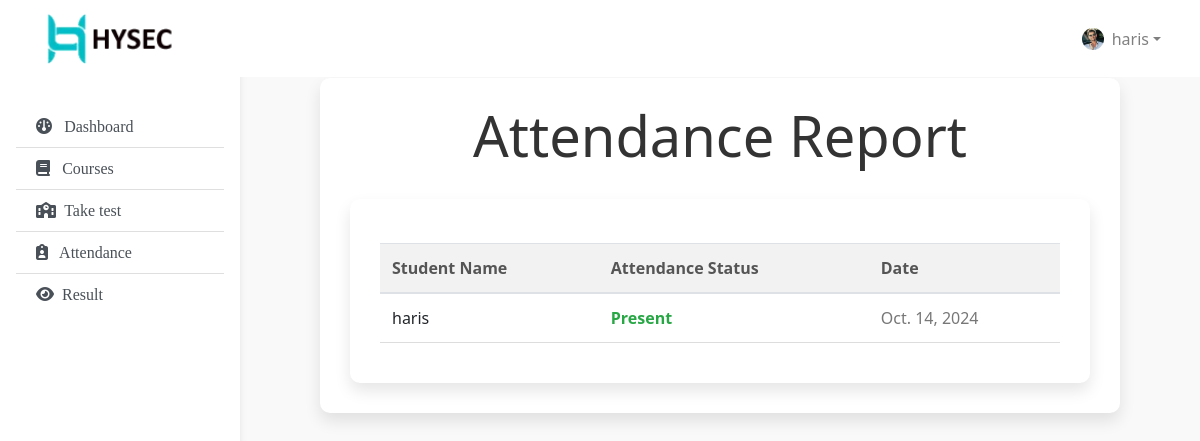
The page /student_attendance/ (signed in) on the database its author committed.
### home/models.py (models this page shows, shortened)
class Studentprofile(models.Model):
    user = models.OneToOneField(User, on_delete=models.CASCADE)
    rollid = models.AutoField(primary_key=True)
    address = models.CharField(max_length=300, null=True)
    gender = models.CharField(max_length=50, choices=g, default="Male")
    course = models.ForeignKey(Course, on_delete=models.SET_NULL, null=True, blank=False)  # Change to SET_NULL
    session = models.ForeignKey(Session, on_delete=models.SET_NULL, null=True)  # Change to SET_NULL
    photo = models.ImageField(null=True)
    date = models.DateField(default=now)
    def __str__(self):
        return str(self.user)

class AttendanceReport(models.Model):
    student = models.ForeignKey(Studentprofile, on_delete=models.CASCADE)
    attendance = models.ForeignKey(Attendance, on_delete=models.CASCADE)
    status = models.BooleanField(default=False)
    date = models.DateField(default=now)

### home/views.py (the view)
# urls.py: path('student_attendance/', studentattendance, {'report_type': 'all'}, name='student_attendance_all'),
def studentattendance(request,report_type = 'all'):
    sp = Studentprofile.objects.all()
    student = request.user.studentprofile
    if report_type == 'present':
        reports = AttendanceReport.objects.filter(student = student,status=True)
    elif report_type == 'absent':
        reports = AttendanceReport.objects.filter(student = student,status=False)
    else:
        reports = AttendanceReport.objects.filter(student=student)
    return render(request,'student_attendance.html',{'reports': reports, 'report_type': report_type,'sp':sp})

### templates/student_attendance.html (shortened to what this page needs)
{% extends "student.html" %}
{% block body %}
<h1 class="display-4">Attendance Report</h1>
<div class="container py-4">
    <table class="table">
        <thead>
          <tr>
            <th>Student Name</th>
            <th>Attendance Status</th>
            <th>Date</th>
          </tr>
        </thead>
        <tbody>
        {% for report in reports %}
          <tr>
            <td>{{ report.student }}</td>
            <td>
              {% if report.status %}
                <span class="present">Present</span>
              {% else %}
                <span class="absent">Absent</span>
              {% endif %}
            </td>
            <td class="date-column">{{ report.date }}</td>
          </tr>
        {% endfor %}
        </tbody>
    </table>
</div>
{% endblock body %}

### templates/student.html (shortened to what this page needs)
<!doctype html>
<html lang="en">
  <head>
    <link rel="stylesheet" href="https://cdnjs.cloudflare.com/ajax/libs/font-awesome/6.4.2/css/all.min.css"/>
    <link rel="stylesheet" href="https://stackpath.bootstrapcdn.com/bootstrap/4.4.1/css/bootstrap.min.css">
   </head>
<body>
 {% url "studentmenu" as studentmenu %}
 {% url "scourse" as scourse %}
 {% url "tests" as tests %}
 {% url "student_attendance" as student_attendance %}
 {% url "student_result" as student_result %}
  <nav
       id="sidebarMenu"
       class="collapse d-lg-block sidebar collapse bg-white"
       >
    <div class="position-sticky py-4">
      <div class="list-group list-group-flush mx-3 mt-4">
        <a
           href="/studentmenu"
           class="list-group-item list-group-item-action py-2 ripple {% if request.path == studentmenu%} active {% endif %}}"
           >
           <i class="fa-solid fa-gauge"></i>
          <span style="font-family:verdana;">&nbsp Dashboard</span>
        </a>
        <a
           href="#"
           class="list-group-item list-group-item-action py-2 ripple {% if request.path == courses%} active {% endif %}"
           ><i class="fa-solid fa-book"></i>
           </i><span style="font-family:verdana;">&nbsp Courses</span></a
          >
          <a
          href="/tests"
          class="list-group-item list-group-item-action py-2 ripple {% if request.path == tests%} active {% endif %}"
          ><i class="fa-solid fa-school"></i>
          </i><span style="font-family:verdana;">&nbspTake test</span></a
         >
          <a
          href="/student_attendance"
          class="list-group-item list-group-item-action py-2 ripple {% if request.path == student_attendance%} active {% endif %}"
          ><i class="fa-solid fa-clipboard-user"></i><span style="font-family:verdana;">&nbsp&nbsp Attendance</span></a
         >
         <a
         href="/student_result"
         class="list-group-item list-group-item-action py-2 ripple {% if request.path == student_result%} active {% endif %}"
         ><i class="fa-solid fa-eye"></i><span style="font-family:verdana;">&nbsp Result</span></a
        >
      </div>
    </div>
  </nav>
  <nav
       id="main-navbar"
       class="navbar navbar-expand-lg navbar-light  fixed-top"
       style="background-color:#ffffff;"
       >
    <div class="container-fluid">
      <a class="navbar-brand" href="#">
        <img
             src="/static/img/logo.png"
             height="auto"
             alt=""
             width="200"
             loading="lazy"
             />
      </a>
      <ul class="navbar-nav ms-auto d-flex flex-row">
        {% if user.is_authenticated %}
        <li class="nav-item dropdown">
          <a
             class="nav-link dropdown-toggle hidden-arrow d-flex align-items-center"
             href="#"
             id="navbarDropdownMenuLink"
             role="button"
             data-toggle="dropdown"
             aria-expanded="false"
             >
             {% for Studentprofile in sp %}
             {%if Studentprofile.photo%}
            <img
                 src="{{Studentprofile.photo.url}}"
                 class="rounded-circle mr-2"
                 height="22"
                 alt=""
                 loading="lazy"
                 />
                 {% endif %}
                 {% endfor %}
                 {{request.user}}
          </a>
          {% endif %}
        </li>
      </ul>
    </div>
  </nav>
<main style="margin-top: 58px">
  <div class="container pt-4">
{% block body %}
{% endblock body %}
</main>
</body>
   </body>
</html>

### templates/student.html (style rules this page uses)
body { background-color: #fbfbfb; }
@media (min-width: 991.98px) { main { padding-left: 240px; } }
.sidebar { position: fixed; top: 0; bottom: 0; left: 0; padding: 58px 0 0; box-shadow: 0 2px 5px 0 rgb(0 0 0 / 5%), 0 2px 10px 0 rgb(0 0 0 / 5%); width: 240px; z-index: 600; }

### templates/student_attendance.html (style rules this page uses)
body { font-family: 'Segoe UI', Tahoma, Geneva, Verdana, sans-serif; background-color: #f9f9f9; margin: 0; padding: 20px; }
h1 { color: #333; font-size: 28px; text-align: center; margin-bottom: 30px; }
.container { max-width: 800px; margin: 0 auto; background-color: #ffffff; padding: 30px; border-radius: 10px; box-shadow: 0 8px 16px rgba(0, 0, 0, 0.1); }
.table { width: 100%; border-collapse: collapse; margin-top: 20px; }
.table th, .table td { padding: 12px; border-bottom: 1px solid #ddd; text-align: left; font-size: 16px; }
.table th { background-color: #f2f2f2; color: #555; font-weight: bold; }
.present { color: #28a745; font-weight: bold; }
.date-column { font-size: 14px; color: #777; }

### rows shown on the page
Studentprofile: photo (picture)
AttendanceReport: student "haris", status "Present", date "Oct. 14, 2024"

### other values the page prints
{{ request.user }} "haris"
